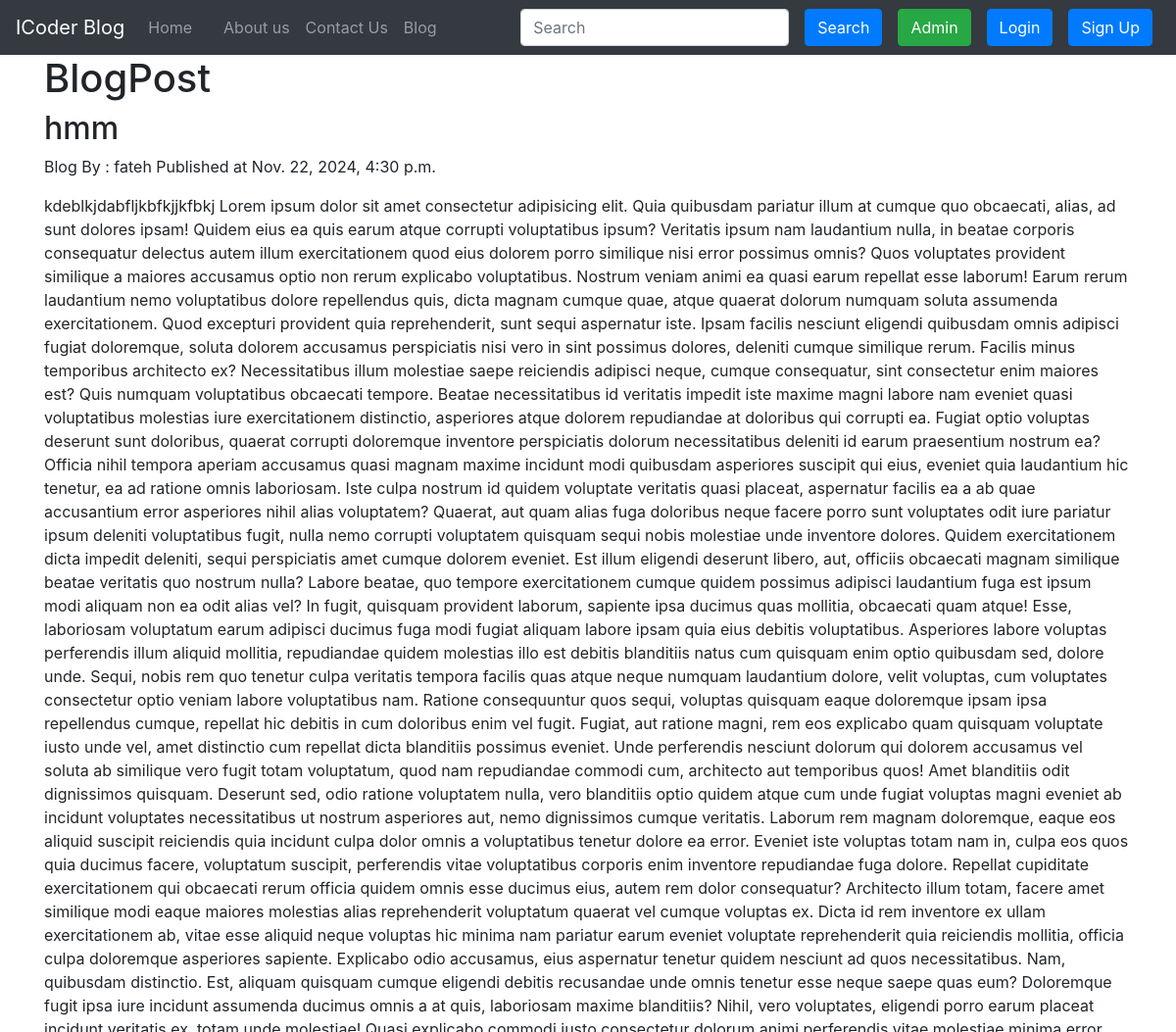
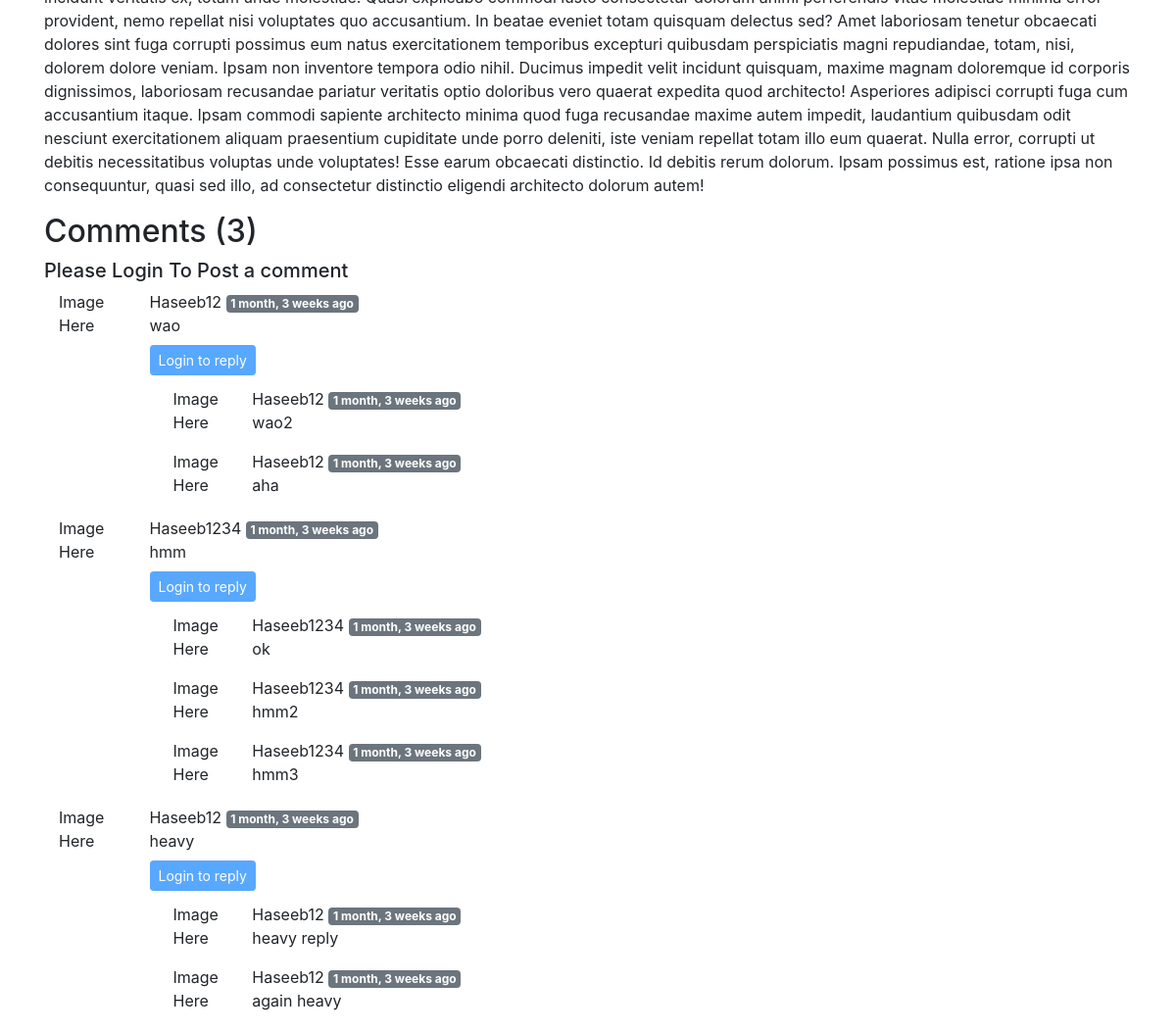
The app's page /blog/1stSlug/ with its own data (2 pictures, top to bottom).
### blog/models.py (models this page shows, shortened)
class Post(models.Model):
    sno =models.AutoField(primary_key=True)
    title= models.CharField(max_length=255)
    content = models.CharField(max_length=12000)
    author = models.CharField(max_length=100)
    slug = models.CharField(max_length=130)
    timeStamp =models.DateTimeField( blank=True)

class BlogComment(models.Model):
    sno = models.AutoField(primary_key=True)
    comment = models.TextField()
    user = models.ForeignKey(User , on_delete=models.CASCADE)
    post = models.ForeignKey(Post , on_delete=models.CASCADE)
    parent = models.ForeignKey('self' , on_delete=models.CASCADE , null=True , blank=True) # apne ap pr he foreignkey banani hoti hai to self likht hain
    timeStamp = models.DateTimeField(default=now)

### blog/views.py (the view)
# urls.py: path('<str:slug>/', blogPost, name="blogPost")
def blogPost(request , slug):
    post  = Post.objects.filter(slug = slug).first()
    comments = BlogComment.objects.filter(post = post , parent =None) #parent None krne ki waja se dirf direct wale comment nzr ayen ge baqi sub replies nhi dikhen ge
    replies = BlogComment.objects.filter(post = post).exclude(parent =None) # jin ka parent None Nahi hoga wo comments milen gay .exclude mtlb != ya !None ye notations directly nahi lga skte is liay .exclude lagaya
    replyDict = {}
    for reply in replies:
        if reply.parent.sno not in replyDict.keys():
         replyDict[reply.parent.sno] = [reply]
        else:
            replyDict[reply.parent.sno].append(reply)
    print(request.user)
    context ={ "post":post ,
               "comments":comments ,
                "user" :request.user,
                "replyDict" : replyDict
                 }
    return render (request , 'blog/blogPost.html' , context)

### blog/templatetags/extras.py (called while the page is built)
@register.filter(name='get_val')
def get_val(dict ,key):
    return dict.get(key)

### templates/blog/blogPost.html (shortened to what this page needs)
{% extends 'base.html' %}
{% block body %}
{% load humanize %}
{% load extras %}
<div class="container">
    <h1>BlogPost</h1>
    <h2>{{post.title | safe}}</h2>
    <p> Blog By : {{post.author}} Published at {{post.timeStamp}}</p>
    <p>{{post.content | safe}}</p>
</div>
<div class="container">
    <h2>Comments ({{comments.count}})</h2>
    <div class="my-2">
        {% if user.is_authenticated %}
        <form action="{% url 'postComment' %}" method="post">
            {% csrf_token %}
            <div class="form-group">
                <label for="exampleInputEmil">Post Your Comment</label>
                <input type="text" class="form-control" name="comment" placeholder="Enter your comment here">
            </div>
            <input type="hidden" name="postSno" value="{{ post.sno }}">
            <input type="hidden" name="parentSno" value="">
            <button class="btn btn-primary" type="submit">Submit Comment</button>
        </form>
        {% else %}
        <h5>Please Login To Post a comment</h5>
        {% endif %}
    </div>
    {% for comment in comments %}
    <div class="row my-2 mx-0">
        <div class="col-md-1 "> Image Here </div>
        <div class="col-md-11 "> {{comment.user.username}} <span class="badge badge-secondary">
                {{comment.timeStamp | naturaltime}}</span> <br>
            <div> {{comment.comment}} </div>
            <div class="reply my-2 mx-0">
                {% if user.is_authenticated %}
                <button class="btn btn-primary btn-sm" type="button" data-toggle="collapse"
                    data-target="#replyBox{{comment.sno}}" aria-expanded="false"
                    aria-controls="replyBox{{comment.sno}}">Reply</button>
                <div class="collapse my-2" id="replyBox{{comment.sno}}">
                    <div class="card card-body">
                        <form action="{% url 'postComment' %}" method="post">
                            {% csrf_token %}
                            <div class="form-group">
                                <label for="exampleInputEmil">Post Reply</label>
                                <input type="text" class="form-control" name="comment"
                                    placeholder="Enter your comment here">
                                <input type="hidden" name="parentSno" value="{{comment.sno}}">
                            </div>
                            <input type="hidden" name="postSno" value="{{ post.sno }}">
                            <button class="btn btn-primary" type="submit">Submit Comment</button>
                        </form>
                    </div>
                </div>
                {% else %}
                <button class="btn btn-primary btn-sm" type="button" data-toggle="collapse"
                data-target="#replyBox{{comment.sno}}" aria-expanded="false"
                aria-controls="replyBox{{comment.sno}}" disabled>Login to reply</button>
                {% endif %}
                <div class="replies mx-4   my-2">
                    {% for reply in replyDict|get_val:comment.sno %}
                    <div class="row my-2">
                        <div class="col-md-1  my-1"> Image Here </div>
                        <div class="col-md-11 my-1">
                            {{comment.user.username}} <span class="badge badge-secondary">
                                {{comment.timeStamp | naturaltime}}</span> <br>
                            {{reply.comment}}
                        </div>
                    </div>
                    {% endfor %}
                </div>
            </div>
        </div>
    </div>
    {% endfor %}
</div>
{% endblock body %}

### templates/base.html (shortened to what this page needs)
<!doctype html>
<html lang="en">
<head>
    <link rel="stylesheet" href="https://stackpath.bootstrapcdn.com/bootstrap/4.2.1/css/bootstrap.min.css" integrity="sha384-
GJzZqFGwb1QTTN6wy59ffF1BuGJpLSa9DkKMp0DgiMDm4iYMj70gZWKYbI706tWS">
</head>
<body>
    <nav class="navbar navbar-expand-lg navbar-dark bg-dark">
        <a class="navbar-brand" href="/">ICoder Blog</a>
        <div class="collapse navbar-collapse" id="navbarSupportedContent">
            <ul class="navbar-nav mr-auto">
                <li class="nav-item {% block homeactive %} {% endblock homeactive %}">
                    <a class="nav-link" href="/">Home <span class="sr-only">(current)</span></a>
                </li>
                <li class="nav-item">
                    <a class="nav-link" href="#"></a>
                <li class="nav-item  {% block aboutactive %} {% endblock aboutactive %}">
                    <a class="nav-link" href="/about"> About us</a>
                </li>
                <li class="nav-item {% block contactactive %} {% endblock contactactive %}">
                    <a class="nav-link" href="/contact"> Contact Us </a>
                </li>
                <li class="nav-item {% block blogactive %}  {% endblock blogactive %}">
                    <a class="nav-link" href="/blog"> Blog </a>
                </li>
            </ul>
            <form method="get" action="/search" class="form-inline my-2 my-lg-0">
                <input name="search" id="search" class="form-control mr-sm-2" type="search" placeholder="Search"
                    aria-label="Search">
                <button class=" mx-2 btn btn-primary my-2 my-sm-0" type="submit">Search</button>
                <a href="/admin" class=" mx-2 btn btn-success my-2 my-sm-0">Admin</a>
            </form>
                {% if user.is_authenticated %}
                <ul class="navbar-nav">
                 <li class="nav-item dropdown">
                <a href="" class="nav-link dropdown-toggle" id="navbarDropdown" role="button" data-toggle="dropdown"  aria-haspopup="true" aria-expanded="false">
                    Welcome {{request.user}}
                </a>
                   <div class="dropdown-menu" aria-labelledby="navbarDropdown" >
                    <a href="/logout" class="dropdown-item">Logout</a>
                   </div>
                 </li>
                </ul>
                {% else %}
                <button type="button" class=" mx-2 btn btn-primary" data-bs-toggle="modal"
                data-bs-target="#loginModal">
                Login
            </button>
                <button type="button" class=" mx-2 btn btn-primary" data-bs-toggle="modal"
                    data-bs-target="#signupModal">
                    Sign Up
                </button>
            {% endif %}
        </div>
    </nav>
    {% block body %} {% endblock body %}
</body>
</html>

### records on screen
Post: title "hmm", author "fateh", timeStamp "Nov. 22, 2024, 4:30 p.m.", content "kdeblkjdabfljkbfkjjkfbkj Lorem ipsum dolor sit amet consectetur adipisicing elit. Quia quibusdam pariatur illum at cumque quo obcaecati, alias, ad sunt dolores ipsam! Quidem eius ea quis earum atque corrupti voluptatibus ipsum? Veritatis ipsum nam laudantium nulla, in beatae corporis consequatur delectus autem illum exercitationem quod eius dolorem porro similique nisi error possimus omnis? Quos voluptates provident similique a maiores accusamus optio non rerum explicabo voluptatibus. Nostrum veniam animi ea quasi earum repellat esse laborum! Earum rerum laudantium nemo voluptatibus dolore repellendus quis, dicta magnam cumque quae, atque quaerat dolorum numquam soluta assumenda…"
BlogComment: user.username "Haseeb12", timeStamp "1 month, 3 weeks ago", comment "wao"
BlogComment: comment "wao2"
BlogComment: comment "aha"
BlogComment: user.username "Haseeb1234", timeStamp "1 month, 3 weeks ago", comment "hmm"
BlogComment: comment "ok"
BlogComment: comment "hmm2"
BlogComment: comment "hmm3"
BlogComment: user.username "Haseeb12", timeStamp "1 month, 3 weeks ago", comment "heavy"
BlogComment: comment "heavy reply"
BlogComment: comment "again heavy"

### other values on screen
{{ comments.count }} "3"
